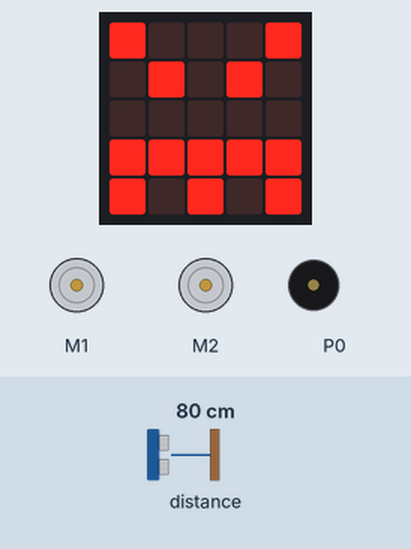
A program run on a simulated BBC micro:bit (MakeCode). On the bench: the board's 5×5 LED display, 2 × DC motor (green arrow = forward, orange = backward, longer = faster), buzzer (waves = sounding). The test bench sets the inputs (shaded band); at power-on: distance to the obstacle 80 cm.

Above: at 1.1 s.
At 3.8 s:
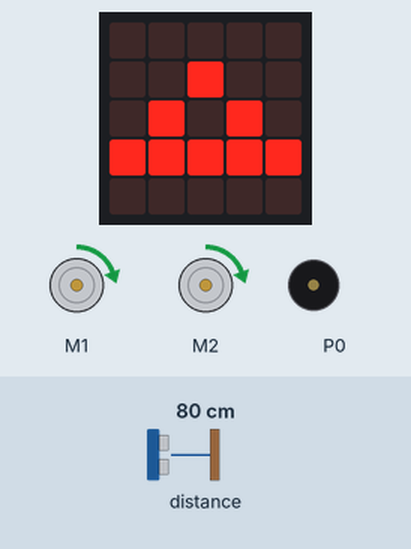
3.9 s: distance to the obstacle set to 8 cm
5.6 s: distance to the obstacle set to 5 cm
At 6.74 s:
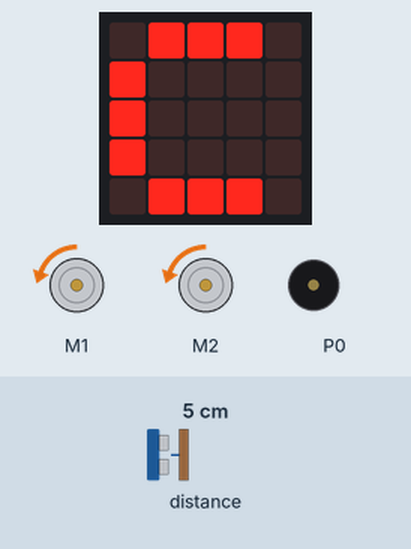
At 7.5 s:
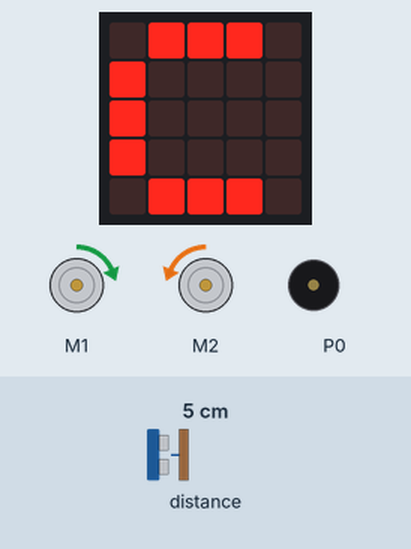
Timing chart, 0 to 13.3 s (numbered marks = the images above; inputs shaded):
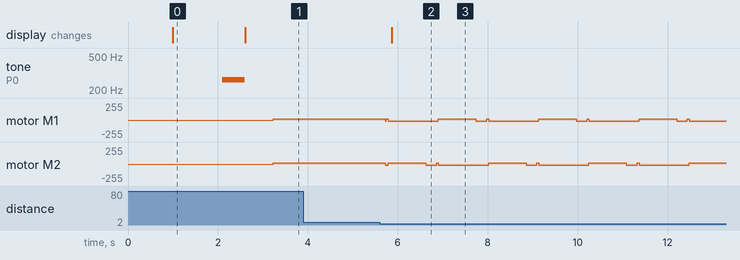

Measured:
- the behaviour switches between 7 and 6 cm on distance to the obstacle (found by bisection; images 1 and 2)
- after the input at 3.9 s, every drawn part: stays the same
- what the display in image 0 shows lasts 1.6 s, from 1.0 s to 2.6 s

The program:

main.ts
```typescript
function algunaParada () {
    maqueen.motorStop(maqueen.Motors.All)
    basic.pause(tempo)
}
function lado (para: number) {
    if (para == 0) {
        maqueen.motorRun(maqueen.Motors.M1, maqueen.Dir.CW, vRot)
        maqueen.motorRun(maqueen.Motors.M2, maqueen.Dir.CCW, vRot)
    } else {
        maqueen.motorRun(maqueen.Motors.M2, maqueen.Dir.CW, vRot)
        maqueen.motorRun(maqueen.Motors.M1, maqueen.Dir.CCW, vRot)
    }
}
let vRot = 0
let tempo = 0
basic.pause(1000)
tempo = 20
let paraquelado = 1
let mideA = 0
let mideB = 0
let mideC = 0
let distCORTE = 6
vRot = 18
let fAVA = 22
basic.showIcon(IconNames.Angry)
basic.pause(500)
music.playTone(262, music.beat(BeatFraction.Whole))
basic.forever(function () {
    while (maqueen.Ultrasonic(PingUnit.Centimeters) > distCORTE) {
        basic.showIcon(IconNames.Triangle)
        maqueen.motorRun(maqueen.Motors.All, maqueen.Dir.CW, fAVA)
        basic.pause(tempo)
    }
    maqueen.motorRun(maqueen.Motors.All, maqueen.Dir.CCW, fAVA)
    basic.pause(tempo)
    // Giro uno para el lado contrario
    //
    lado(Math.abs(paraquelado - 1))
    basic.pause(tempo)
    mideA = maqueen.Ultrasonic(PingUnit.Centimeters)
    basic.pause(tempo)
    // Giro uno para el lado contrario
    //
    lado(paraquelado)
    basic.pause(tempo)
    mideB = maqueen.Ultrasonic(PingUnit.Centimeters)
    basic.pause(tempo)
    // Giro uno para el lado contrario
    //
    lado(paraquelado)
    basic.pause(tempo)
    mideC = maqueen.Ultrasonic(PingUnit.Centimeters)
    basic.pause(tempo)
    basic.showString("C")
    if (mideA == mideB && mideA == mideC) {
        paraquelado = Math.abs(paraquelado - 1)
        maqueen.motorRun(maqueen.Motors.All, maqueen.Dir.CCW, fAVA)
        basic.pause(10 * tempo)
    }
    if (mideA > mideB && mideB >= mideC) {
        for (let index = 0; index < 2; index++) {
            lado(Math.abs(paraquelado - 1))
            basic.pause(tempo)
        }
        basic.showString("A")
    }
    if (mideB >= mideA && mideB > mideC) {
        lado(Math.abs(paraquelado - 1))
        basic.pause(tempo)
        basic.showString("B")
    }
})
```

test.ts
```typescript
// aquí va el archivo "tests"; esto no se compilará cuando este paquete se utilice como una extensión.
```
